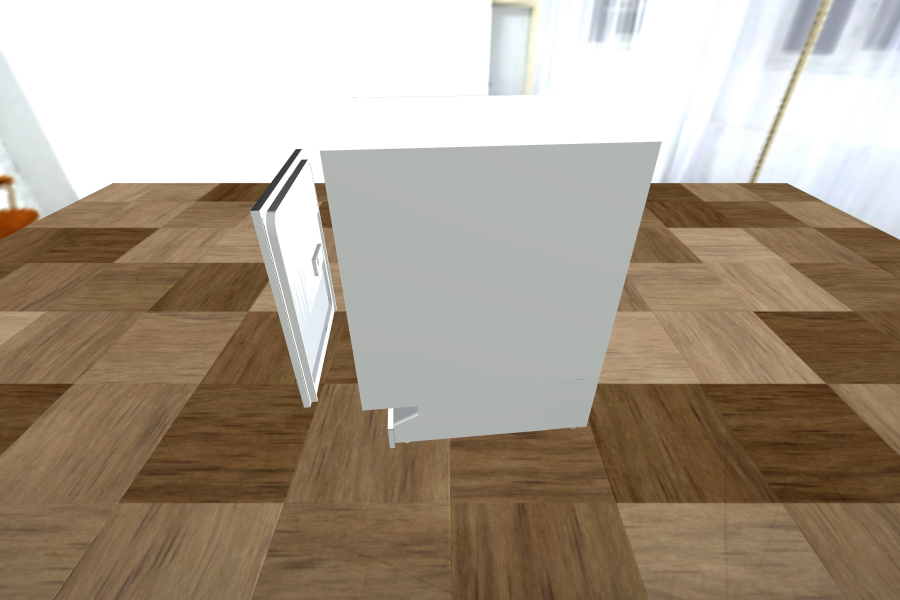
#> input picture frame 4 of gibson2/data/ig_dataset/objects/dishwasher/12349_handle/visualizations/12349_handle.mp4, 1800 x 1200 px, given in place of occ_gt_video.mp4, which was not available (shown at 1/2 size)
$ python change_color.py
#> lines starting #> are read from the running program, lines starting #| are printed output that depends on the picture; pictures that were not available may be replaced by others from this repository, and a replacement may not be noted
import cv2
import numpy as np

def main():
    vidcap = cv2.VideoCapture('occ_gt_video.mp4')
    success,image = vidcap.read()
#> image is the input picture: shape (1200, 1800, 3); mean B, G, R 140.1, 156.1, 169.3
    image = np.round(image / 255.0).astype(np.uint8)
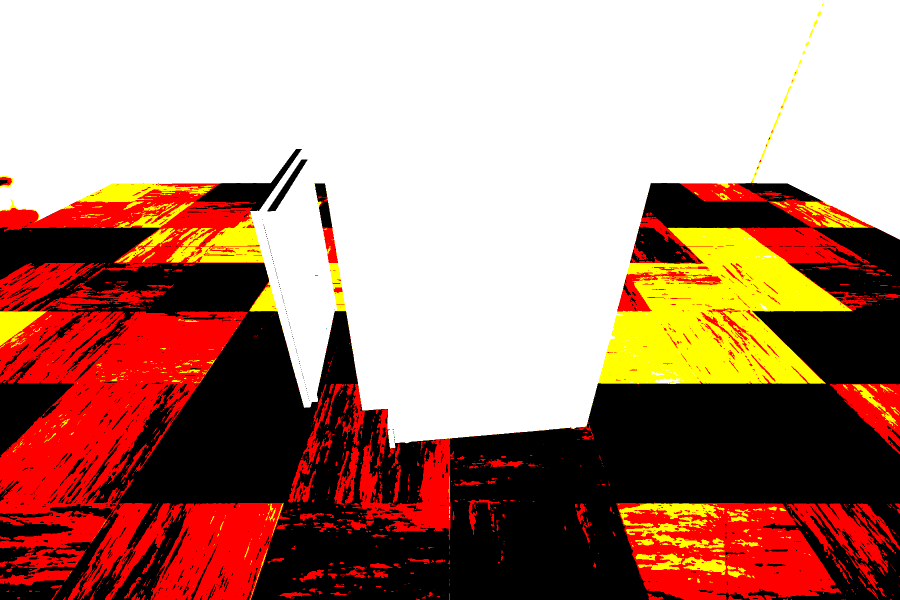
#> image: shape (1200, 1800, 3) (shown at 1/2 size); mean B, G, R 0.46, 0.524, 0.693; drawn with 1 as white
    print(image[:,:,0])
#> (printed output is left out)
    # print(image[:,:,1].min())
    # print(image[:,:,2].min())
    image[np.all(image == (0, 0, 0), axis=-1)] = (139,0,0)
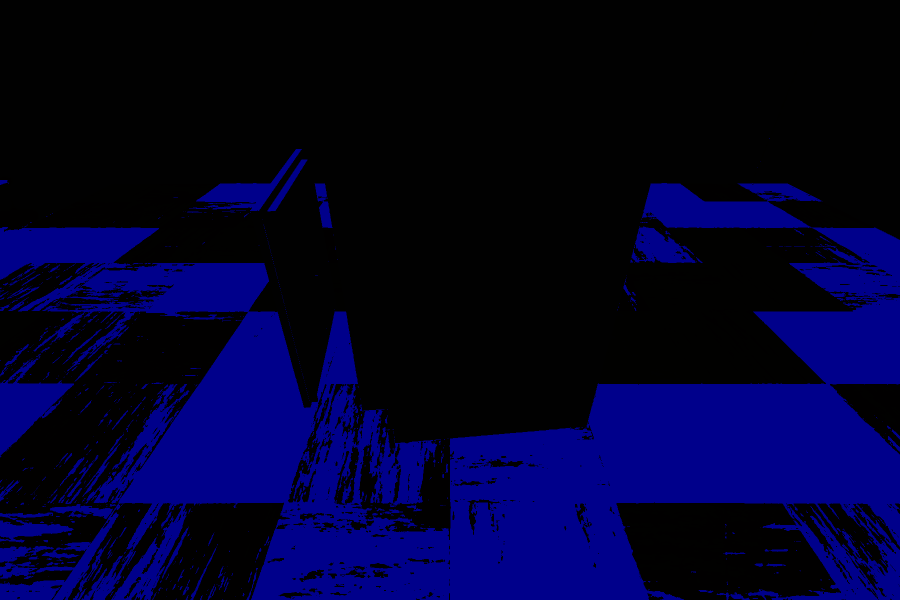
#> image: shape (1200, 1800, 3) (shown at 1/2 size); mean B, G, R 43.1, 0.5, 0.7
    # image[np.all(image == (0, 255, 0), axis=-1)] = (25,230,25)
    image[np.all(image == (1, 1, 1), axis=-1)] = (25,230,25)
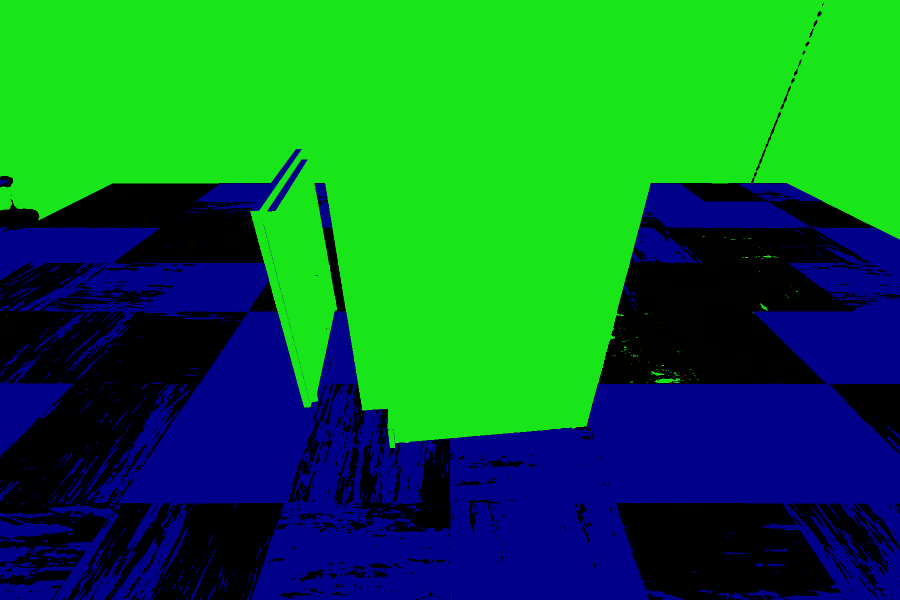
#> image: shape (1200, 1800, 3) (shown at 1/2 size); mean B, G, R 54.2, 106, 11.7
    count = 0
    cv2.imwrite("frame%d.jpg" % count, image)     # save frame as JPEG file


if __name__ == "__main__":
    main()

$ run again, starting later in the video
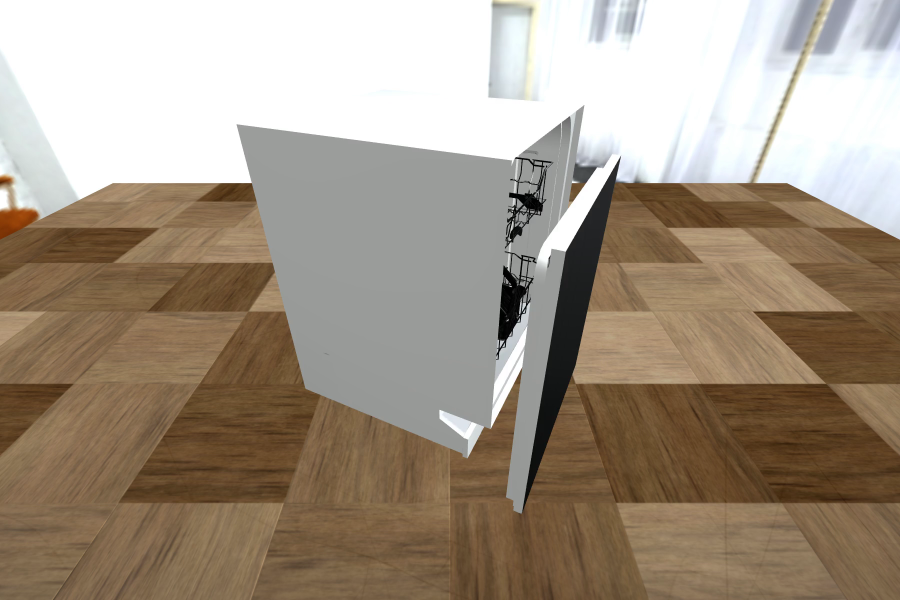
#> input picture frame 38 of gibson2/data/ig_dataset/objects/dishwasher/12349_handle/visualizations/12349_handle.mp4, 1800 x 1200 px, given in place of occ_gt_video.mp4, which was not available (shown at 1/2 size)
#> in main, image is the input picture: shape (1200, 1800, 3); mean B, G, R 132.9, 148.9, 162.5
#> (printed output is left out)
#> in main, `image[np.all(image == (0, 0, 0), axis=-1)] = (139,0,0)`:
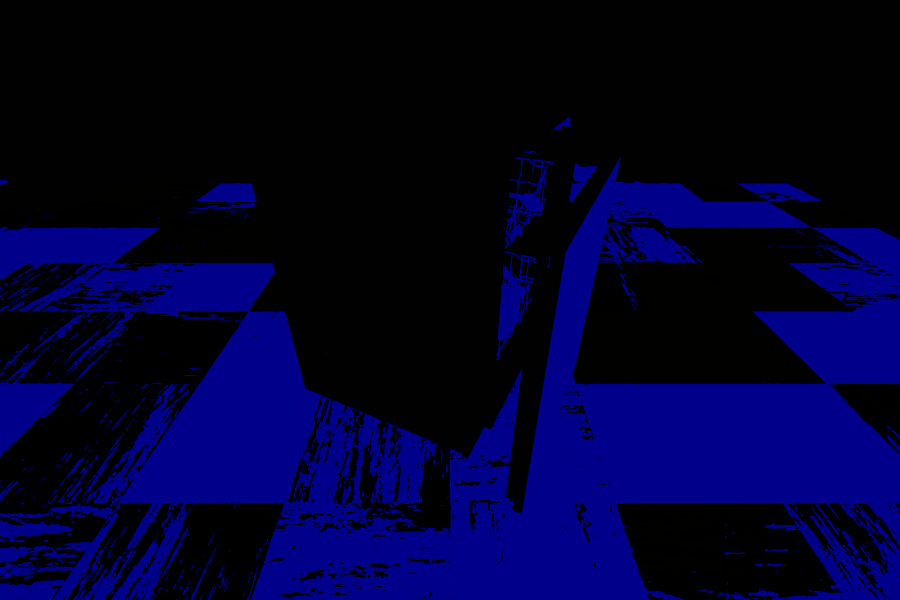
#> image: shape (1200, 1800, 3) (shown at 1/2 size); mean B, G, R 45.6, 0.5, 0.7
#> in main, `image[np.all(image == (1, 1, 1), axis=-1)] = (25,230,25)`:
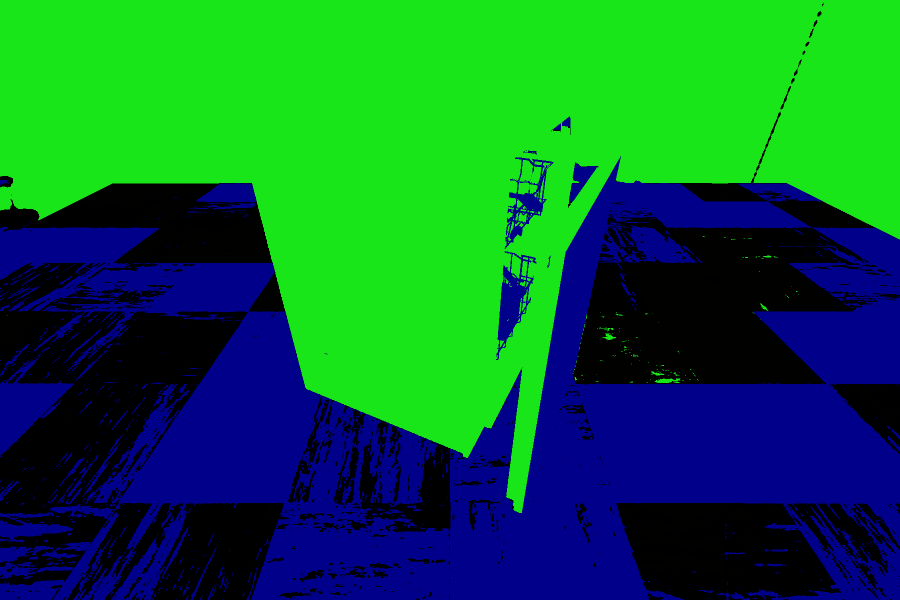
#> image: shape (1200, 1800, 3) (shown at 1/2 size); mean B, G, R 56.1, 100.1, 11.1
